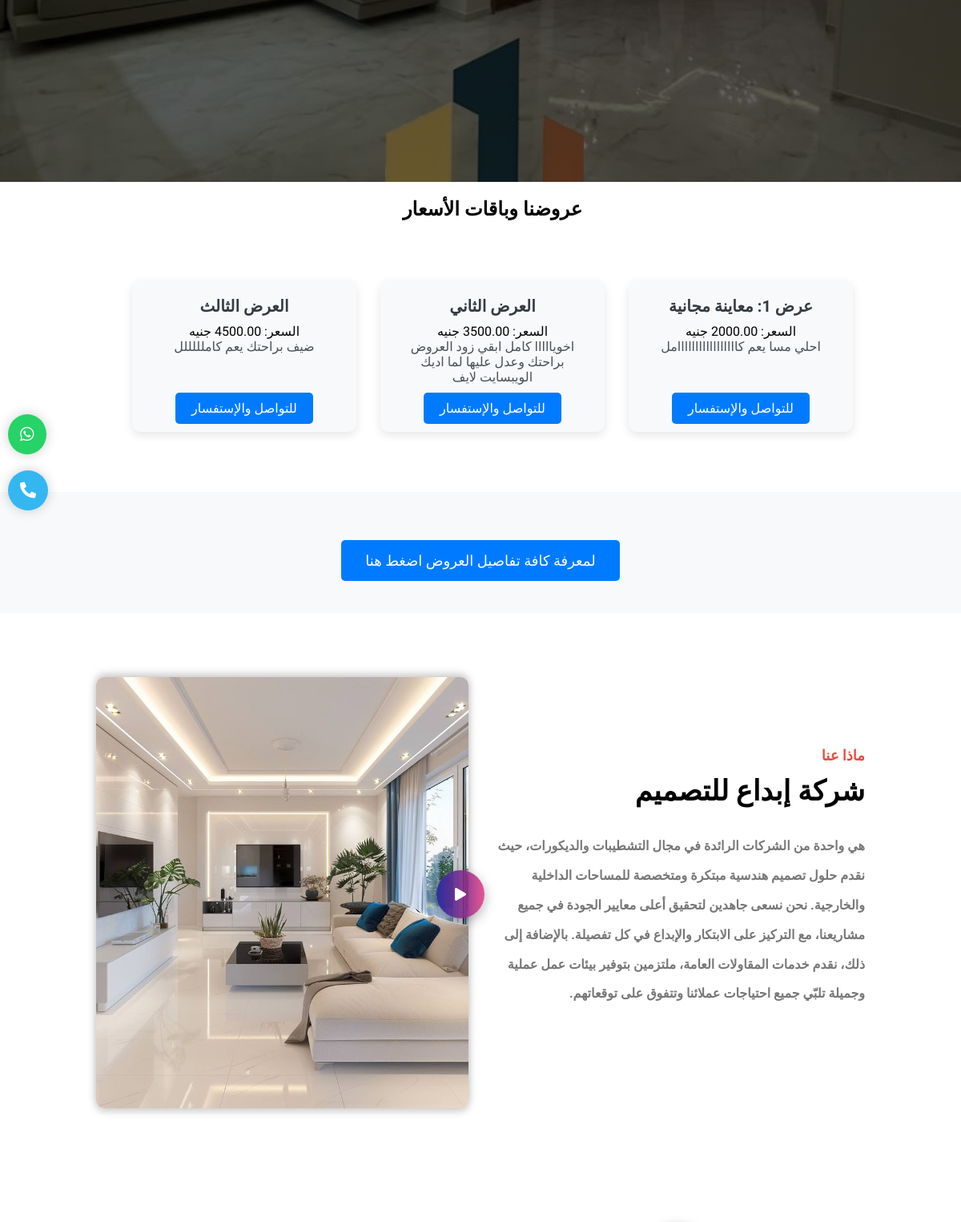
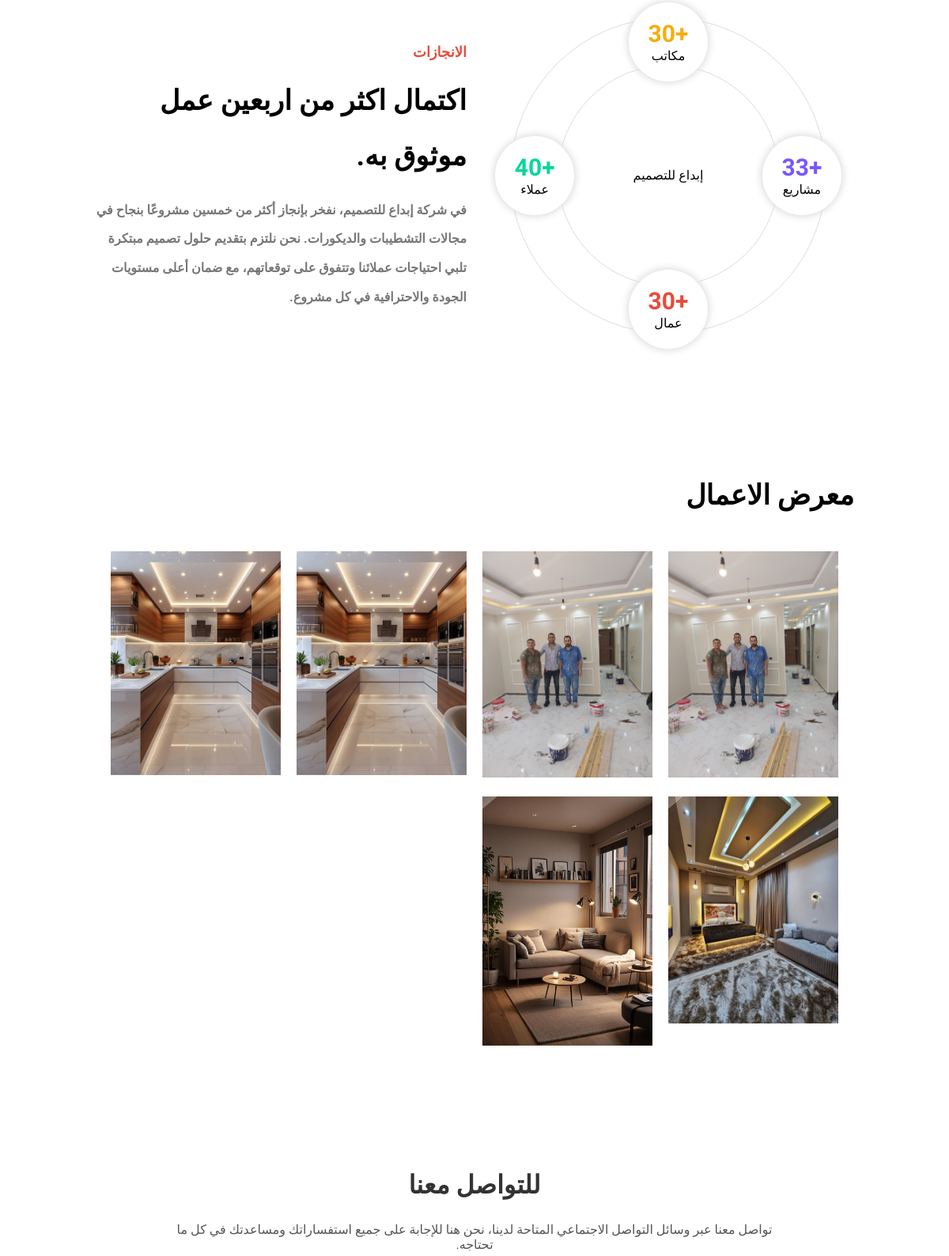
/ (middle part), run on an earlier commit of the app's database (2 pictures, top to bottom).
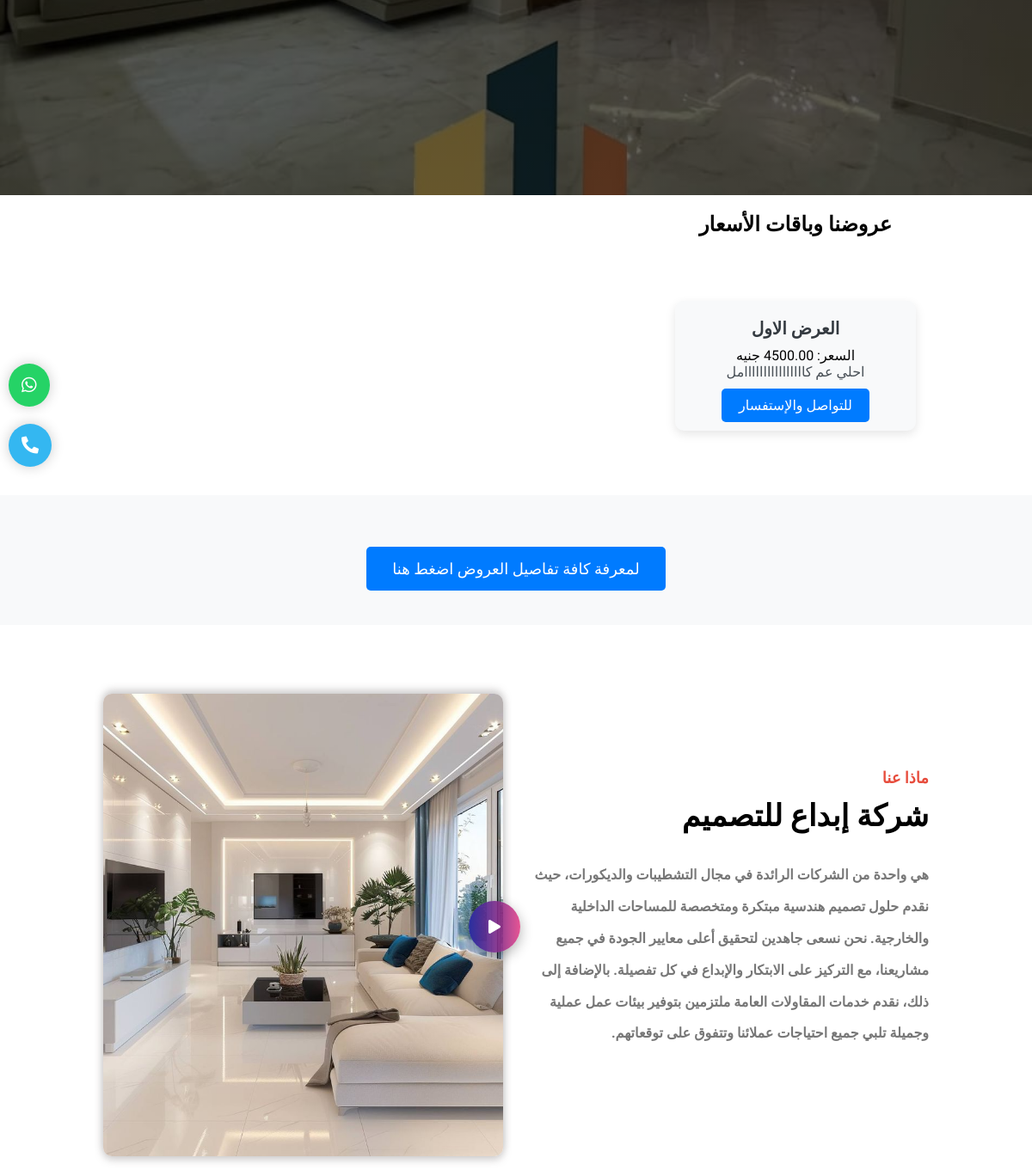
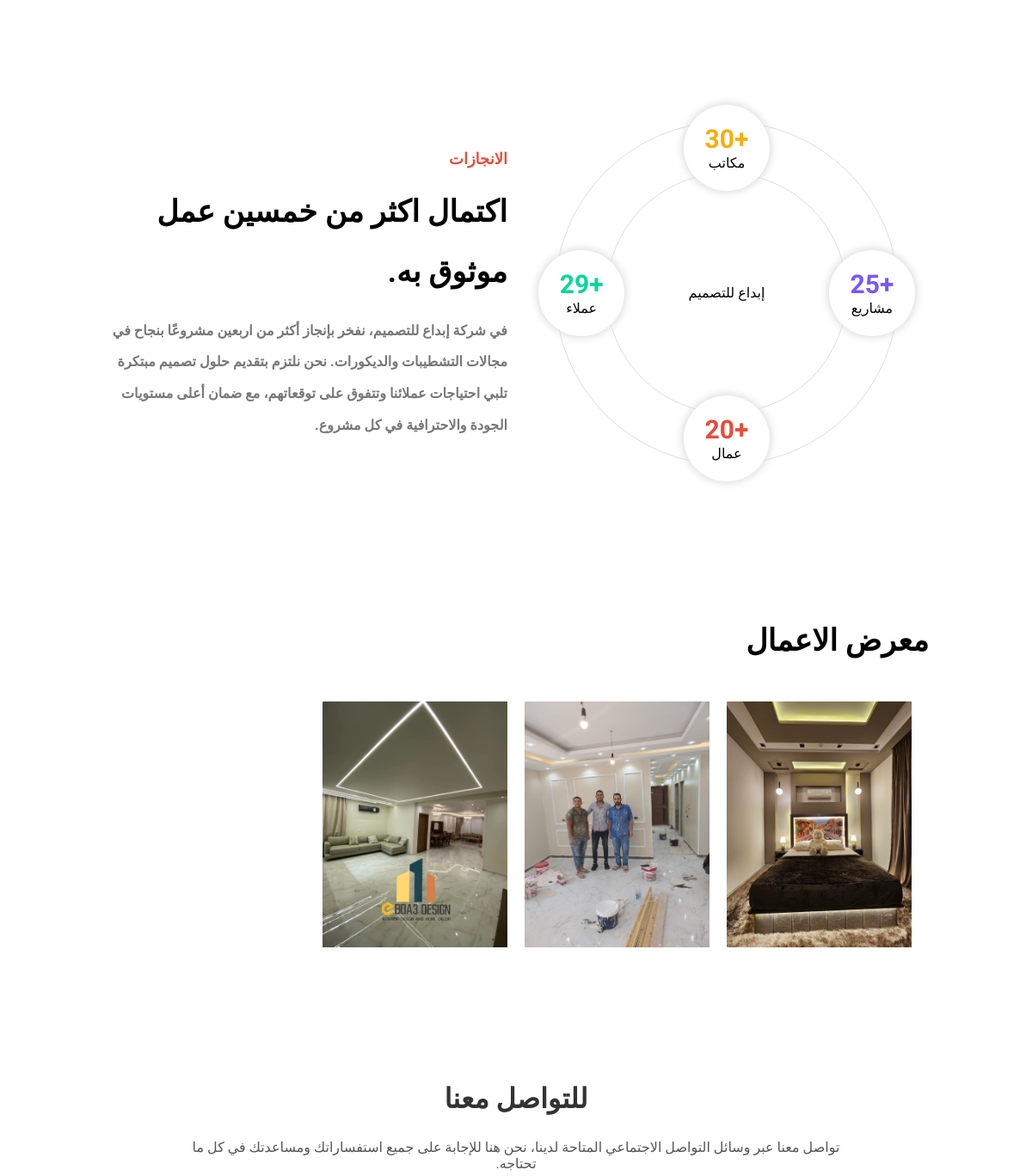
And on a later commit of the database (2 pictures, top to bottom).
### ebda3/models.py (models this page shows, shortened)
class Offer(models.Model):
    title = models.CharField(max_length=200)
    price = models.DecimalField(max_digits=10, decimal_places=2)
    content = models.TextField()
    url = models.URLField(default='https://wa.me/201067343755')
    offer_link = models.URLField(default='https://drive.google.com/file/d/1P_UBPWF6hiK5M_Jqd4D5LHFD6Tq_X8RG/view')

class About(models.Model):
    title = models.CharField(max_length=200 , default='ماذا عنا')
    intro_content = models.TextField(default='هي واحدة من الشركات الرائدة في مجال التشطيبات والديكورات، حيث نقدم حلول تصميم هندسية مبتكرة ومتخصصة للمساحات الداخلية والخارجية. نحن نسعى جاهدين لتحقيق أعلى معايير الجودة في جميع مشاريعنا، مع التركيز على الابتكار والإبداع في كل تفصيلة. بالإضافة إلى ذلك، نقدم خدمات المقاولات العامة ملتزمين بتوفير بيئات عمل عملية وجميلة تلبي جميع احتياجات عملائنا وتتفوق على توقعاتهم.')
    main_content = models.TextField(default='في شركة إبداع للتصميم، نفخر بإنجاز أكثر من خمسين مشروعًا بنجاح في مجالات التشطيبات والديكورات. نحن نلتزم بتقديم حلول تصميم مبتكرة تلبي احتياجات عملائنا وتتفوق على توقعاتهم، مع ضمان أعلى مستويات الجودة والاحترافية في كل مشروع.')
    img = models.ImageField(upload_to='about/', verbose_name="about", blank=True)
    project_count = models.CharField(max_length=200, default='خمسين')
    office = models.IntegerField(default=1)
    users = models.IntegerField(default=24)
    projects = models.IntegerField(default=13)
    workers = models.IntegerField(default=20)

class BusinessGallery(models.Model):
    title = models.CharField(max_length=200, blank=True)
    image = models.ImageField(upload_to='gallery/', verbose_name="gallery")
    created_at = models.DateTimeField(auto_now_add=True)  # حفظ وقت الإضافة تلقائيًا

### ebda3/views.py (the view)
# urls.py: path('', views.index, name='index'),
def index(request):
    section = request.path.strip('/')  # تحديد القسم بناءً على URL
    home = Home.objects.last()
    offers = Offer.objects.all()
    about = About.objects.last()
    contact_us = ContactUs.objects.last()
    gallery = BusinessGallery.objects.all().order_by('-created_at')[:50]
    context = {
        'home': home,
        'offers': offers,
        'about': about,
        'gallery': gallery,
        'contact_us': contact_us,
        'section': section,  # لإرسال القسم المطلوب للقالب
    }
    return render(request, 'index.html', context)

### ebda3/templates/index.html (shortened to what this page needs)
{% load static %}
<!DOCTYPE html>
<html lang="en">
<head>
    <link rel="stylesheet" href="{% static 'css/all.min.css' %}">
    <link rel="stylesheet" href="{% static 'css/style.css' %}">
    <link rel="stylesheet" href="{% static 'css/responsive.css' %}">
</head>
<body>
    <section class="hero" id ="home">
    </section>
    <section class="features" id="offers">
        <div class="container">
            <div class="features-items">
                <div class="offers-section">
                    <div class="offers-header">
                        <h1 class="big-head">عروضنا وباقات الأسعار</h1>
                    </div>
                <div class="offers-container">
                    <div class="offers-container">
                        {% for offer in offers %}
                        <div class="offer-card">
                            <div class="offer-header">
                                <h3>{{ offer.title }}</h3>
                                <p>السعر: {{ offer.price }} جنيه</p>
                            </div>
                            <div class="offer-body">
                                <p>{{ offer.content }}</p>
                            </div>
                            <div class="offer-footer">
                                <a href="{{ offer.url }}" class="btn-contact" target="_blank">للتواصل والإستفسار</a>
                            </div>
                        </div>
                    {% empty %}
                        <p>لا يوجد عروض متاحة</p>
                    {% endfor %}
                    </div>
        </div>
    </div>
    </section>
<section class="offers-details-section">
    <div class="container">
        <div class="offers-details-button">
            <a href="{{ offers.0.offer_link }}" class="btn-large" target="_blank" rel="noopener noreferrer">
                لمعرفة كافة تفاصيل العروض اضغط هنا
            </a>
        </div>
    </div>
</section>
    <section class="about" id="about-us">
        <div class="container">
            <div class="about-content">
                <div class="about-col">
                    <div class="info">
                        <h3 class="head">ماذا عنا</h3>
                        <h4 class="big-head">شركة إبداع للتصميم </h4>
                        <p>{{about.intro_content}}</p>
                    </div>
                </div>
                <div class="about-col">
                    <div class="about-image">
                        <img src="{% static 'img/about/service16.jpg' %}" alt="about image">
                        <div class="video-icon">
                            <i class="fas fa-play"></i>
                        </div>
                    </div>
                </div>
            </div>
        </div>
    </section>
    <section class="achivement">
        <div class="container">
            <div class="acivement-content">
                <div class="column">
                    <div class="line-up">
                        <div class="line-down">
                            <div class="numbers">
                                <div class="nums">
                                    <span class="num" data-goal="24">+{{about.office}}</span>
                                    <span>مكاتب</span>
                                </div>
                                <div class="nums">
                                    <span class="num" data-goal="120">+{{about.users}}</span>
                                    <span>عملاء</span>
                                </div>
                                <div class="nums">
                                    <span class="num" data-goal="18">+{{about.workers}}</span>
                                    <span>عمال</span>
                                </div>
                                <div class="nums">
                                    <span class="num" data-goal="230">+{{about.projects}}</span>
                                    <span>مشاريع</span>
                                </div>
                            </div>
                            <div class="text">إبداع للتصميم</div>
                        </div>
                    </div>
                </div>
                <div class="column">
                    <div class="info">
                        <h3 class="head">الانجازات</h3>
                        <h4 class="big-head">اكتمال اكثر من {{about.project_count}} عمل موثوق به.</h4>
                        <p>{{about.main_content}}
                        </p>
                    </div>
                </div>
            </div>
        </div>
    </section>
    <section class="gallery" id="gallery">
        <div class="container">
            <div class="gallery-header">
                <div class="info">
                    <h4 class="big-head">معرض الاعمال</h4>
            </div>
        </div>
        <div class="gallery-images">
                        {% for image in gallery %}
                <div class="image">
                    <img src="{{ image.image.url }}" alt="{{ image.title }}">
                </div>
                        {% empty %}
                            <p>لا توجد صور في المعرض.</p>
                        {% endfor %}
        </div>
    </section>
    <section class="contact-us" id="contact-us">
        <div class="container">
            <div class="contact-us__content">
                <div class="contact-us__header">
                    <div class="info">
                        <h4 class="big-head">للتواصل معنا</h4>
                    </div>
                    <p class="contact-us__content-p">تواصل معنا عبر وسائل التواصل الاجتماعي المتاحة لدينا، نحن هنا للإجابة على جميع استفساراتك ومساعدتك في كل ما تحتاجه.</p>
                </div>
            </div>
        </div>
    </section>
    <div class="color-switcher">
        <a href="{{contact_us.whatsapp_number}}" target="_blank" class="switcher-btn">
            <i class="fab fa-whatsapp"></i>
        </a>
        <a href="tel:{{contact_us.phone_number}}" class="switcher-btn phone-btn">
            <i class="fas fa-phone-alt"></i>
        </a>
    </div>
</body>
</html>

What changed in the data, as far as the page shows it:
removed Offer: title "عرض 1: معاينة مجانية", content "احلي مسا يعم كااااااااااااااااامل"
removed Offer: title "العرض الثاني", content "اخويااااا كامل ابقي زود العروض براحتك وعدل عليها لما اديك الويبسايت لايف"
removed Offer: title "العرض الثالث", content "ضيف براحتك يعم كاملللللل"
removed BusinessGallery: image (picture)
removed BusinessGallery: image (picture)
removed BusinessGallery: image (picture)
removed BusinessGallery: image (picture)
removed BusinessGallery: image (picture)
added Offer: title "العرض الاول", content "احلي عم كاااااااااااااااامل"
changed About: intro_content "…ذلك، نقدم خدمات المقاولات العامة، ملتزمين بتوفير بيئات عمل عملية وجميلة تلبّي جميع احتياجات عملائنا وتتفوق…" → "…ذلك، نقدم خدمات المقاولات العامة ملتزمين بتوفير بيئات عمل عملية وجميلة تلبي جميع احتياجات عملائنا وتتفوق…"; users "40" → "29"; workers "30" → "20"; projects "33" → "25"; project_count "اربعين" → "خمسين"; main_content "…نفخر بإنجاز أكثر من خمسين مشروعًا بنجاح في مجالات…" → "…نفخر بإنجاز أكثر من اربعين مشروعًا بنجاح في مجالات…"
added BusinessGallery: image (picture)
added BusinessGallery: image (picture)
